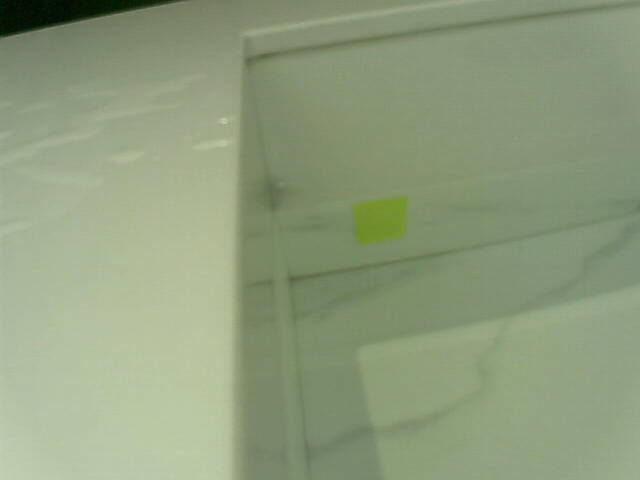
#> input picture S6_SousEau_Couleur.jpg, 640 x 480 px, found by its file name
$ python programme.py
#> lines starting #> are read from the running program, lines starting #| are printed output that depends on the picture
import cv2
from Commun import strel, morpho, myutil
import numpy as np


def extraire_sombre(im_flash, s_sombre): # S=115 c bon
    im_Gvert = im_flash[:, :, 1]#ouvrir l'im dans le canal vert
    im_Gvert_seuil = myutil.myseuil(im_Gvert, s_sombre)
    return im_Gvert_seuil

def sans_sombre(im_flash, s_sombre):
    im_sombre=extraire_sombre(im_flash, s_sombre)
    im_Gbleu=im_flash[:, :, 0]#ouvrir l'im dans le canal bleu
    im_Gbleu[im_sombre<1]=255
    return im_Gbleu

def bande_seule(im_flash, s_sombre, s_bande): #s_bande=95 c bon
    im_res=sans_sombre(im_flash, s_sombre)
    im_res = myutil.myseuil(im_res, s_bande)
    el_ferm = strel.build('carre', 6)
    el_recon = strel.build('diamant', 1)
    im_res = morpho.fermeture_recon(im_res, el_ferm, el_recon)
    return im_res

def niveau_lumiere(im_flash, im_nocturne, s_sombre, s_bande):
    res = bande_seule(im_flash, s_sombre, s_bande)
    n = np.mean(im_nocturne[res < 1])
    return n

def existe_inondation(im_flash, im_nocturne, s_sombre, s_bande, seuil):
    n=niveau_lumiere(im_flash, im_nocturne, s_sombre, s_bande)
    if n>seuil :
        return False
    else:
        return True

im_flash = cv2.imread("Images/S6_SousEau_Couleur.jpg")
#> im_flash is the input picture: shape (480, 640, 3); mean B, G, R 124.6, 156.7, 142.6
#im_flash = cv2.imread("Images/S5_Sec_Couleur.jpg")
cv2.imshow('image', im_flash)

im_nocturne = cv2.imread("Images/S6_SousEau_NB.jpg")
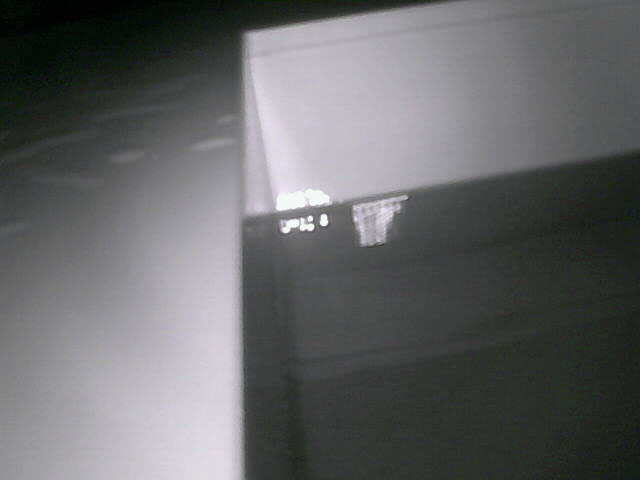
#> input picture S6_SousEau_NB.jpg, 640 x 480 px, found by its file name
#> im_nocturne is the input picture: shape (480, 640, 3); mean B, G, R 102, 101.4, 100.3
#im_nocturne = cv2.imread("Images/S5_Sec_NB.jpg")

#res = sans_sombre(im_flash, 115)

#res=bande_seule(im_flash, 115, 95)


print(existe_inondation(im_flash, im_nocturne, 115, 95, 240))
#> in extraire_sombre, `im_Gvert = im_flash[:, :, 1]#ouvrir l'im dans le canal vert`:
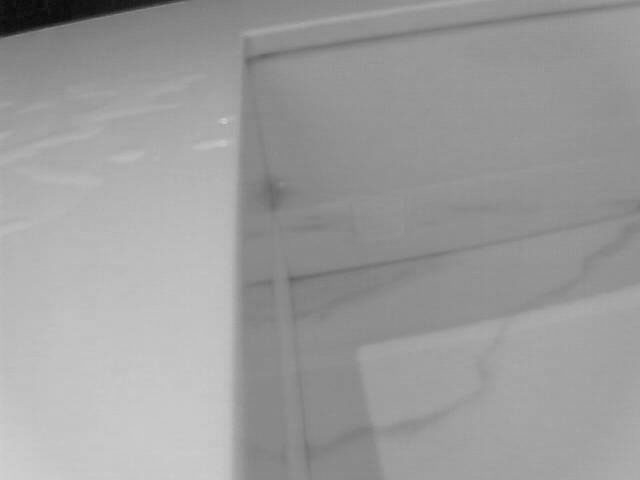
#> im_Gvert: shape (480, 640); min 9, max 207, mean 156.7
#> (the call stopped at in extraire_sombre, `im_Gvert_seuil = myutil.myseuil(im_Gvert, s_sombre)`: Commun is not available in this run)

cv2.waitKey(0)
